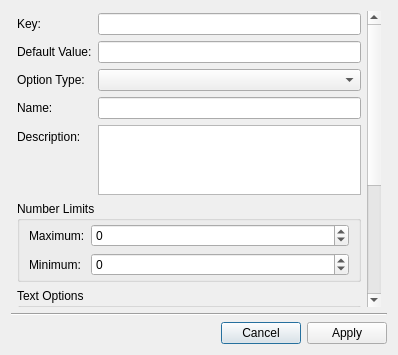
<?xml version="1.0" encoding="UTF-8"?>
<ui version="4.0">
 <class>SConfigDialog</class>
 <widget class="QDialog" name="SConfigDialog">
  <property name="geometry">
   <rect>
    <x>0</x>
    <y>0</y>
    <width>398</width>
    <height>355</height>
   </rect>
  </property>
  <property name="windowTitle">
   <string>Service Configuration Option</string>
  </property>
  <property name="windowIcon">
   <iconset resource="EasyPBI.qrc">
    <normaloff>:/png/icons/EasyPBIicon.png</normaloff>:/png/icons/EasyPBIicon.png</iconset>
  </property>
  <layout class="QGridLayout" name="gridLayout">
   <item row="5" column="1">
    <layout class="QVBoxLayout" name="verticalLayout_3"/>
   </item>
   <item row="7" column="0" colspan="2">
    <layout class="QHBoxLayout" name="horizontalLayout">
     <item>
      <spacer name="horizontalSpacer">
       <property name="orientation">
        <enum>Qt::Horizontal</enum>
       </property>
       <property name="sizeHint" stdset="0">
        <size>
         <width>40</width>
         <height>20</height>
        </size>
       </property>
      </spacer>
     </item>
     <item>
      <widget class="QPushButton" name="push_cancel">
       <property name="text">
        <string>Cancel</string>
       </property>
       <property name="icon">
        <iconset resource="EasyPBI.qrc">
         <normaloff>:/png/icons/cancel.png</normaloff>:/png/icons/cancel.png</iconset>
       </property>
      </widget>
     </item>
     <item>
      <widget class="QPushButton" name="push_apply">
       <property name="text">
        <string>Apply</string>
       </property>
       <property name="icon">
        <iconset resource="EasyPBI.qrc">
         <normaloff>:/png/icons/accept.png</normaloff>:/png/icons/accept.png</iconset>
       </property>
      </widget>
     </item>
    </layout>
   </item>
   <item row="6" column="0" colspan="2">
    <widget class="Line" name="line">
     <property name="orientation">
      <enum>Qt::Horizontal</enum>
     </property>
    </widget>
   </item>
   <item row="0" column="0">
    <widget class="QScrollArea" name="scrollArea">
     <property name="frameShape">
      <enum>QFrame::NoFrame</enum>
     </property>
     <property name="frameShadow">
      <enum>QFrame::Plain</enum>
     </property>
     <property name="lineWidth">
      <number>0</number>
     </property>
     <property name="widgetResizable">
      <bool>true</bool>
     </property>
     <widget class="QWidget" name="scrollAreaWidgetContents">
      <property name="geometry">
       <rect>
        <x>0</x>
        <y>0</y>
        <width>363</width>
        <height>465</height>
       </rect>
      </property>
      <layout class="QFormLayout" name="formLayout">
       <property name="fieldGrowthPolicy">
        <enum>QFormLayout::ExpandingFieldsGrow</enum>
       </property>
       <property name="leftMargin">
        <number>6</number>
       </property>
       <property name="topMargin">
        <number>2</number>
       </property>
       <property name="rightMargin">
        <number>6</number>
       </property>
       <property name="bottomMargin">
        <number>6</number>
       </property>
       <item row="2" column="0">
        <widget class="QLabel" name="label_6">
         <property name="text">
          <string>Option Type:</string>
         </property>
        </widget>
       </item>
       <item row="2" column="1">
        <widget class="QComboBox" name="combo_type">
         <property name="sizePolicy">
          <sizepolicy hsizetype="Expanding" vsizetype="Fixed">
           <horstretch>0</horstretch>
           <verstretch>0</verstretch>
          </sizepolicy>
         </property>
        </widget>
       </item>
       <item row="3" column="0">
        <widget class="QLabel" name="label">
         <property name="text">
          <string>Name:</string>
         </property>
        </widget>
       </item>
       <item row="3" column="1">
        <widget class="QLineEdit" name="line_name">
         <property name="sizePolicy">
          <sizepolicy hsizetype="Expanding" vsizetype="Fixed">
           <horstretch>0</horstretch>
           <verstretch>0</verstretch>
          </sizepolicy>
         </property>
        </widget>
       </item>
       <item row="5" column="0">
        <widget class="QLabel" name="label_2">
         <property name="text">
          <string>Description:</string>
         </property>
        </widget>
       </item>
       <item row="5" column="1">
        <widget class="QPlainTextEdit" name="text_description">
         <property name="sizePolicy">
          <sizepolicy hsizetype="Expanding" vsizetype="Expanding">
           <horstretch>0</horstretch>
           <verstretch>0</verstretch>
          </sizepolicy>
         </property>
        </widget>
       </item>
       <item row="7" column="0" colspan="2">
        <widget class="QGroupBox" name="group_numbers">
         <property name="title">
          <string>Number Limits</string>
         </property>
         <layout class="QFormLayout" name="formLayout_3">
          <property name="topMargin">
           <number>3</number>
          </property>
          <property name="bottomMargin">
           <number>3</number>
          </property>
          <item row="0" column="0">
           <widget class="QLabel" name="label_4">
            <property name="text">
             <string>Maximum:</string>
            </property>
           </widget>
          </item>
          <item row="0" column="1">
           <widget class="QSpinBox" name="spin_max">
            <property name="minimum">
             <number>-100000</number>
            </property>
            <property name="maximum">
             <number>1000000</number>
            </property>
           </widget>
          </item>
          <item row="1" column="0">
           <widget class="QLabel" name="label_5">
            <property name="text">
             <string>Minimum:</string>
            </property>
           </widget>
          </item>
          <item row="1" column="1">
           <widget class="QSpinBox" name="spin_min">
            <property name="minimum">
             <number>-100000</number>
            </property>
            <property name="maximum">
             <number>100000</number>
            </property>
           </widget>
          </item>
         </layout>
        </widget>
       </item>
       <item row="8" column="0" colspan="2">
        <widget class="QGroupBox" name="group_text">
         <property name="title">
          <string>Text Options</string>
         </property>
         <layout class="QFormLayout" name="formLayout_4">
          <property name="topMargin">
           <number>3</number>
          </property>
          <property name="bottomMargin">
           <number>3</number>
          </property>
          <item row="0" column="0">
           <widget class="QLabel" name="label_14">
            <property name="text">
             <string>Max Length:</string>
            </property>
           </widget>
          </item>
          <item row="0" column="1">
           <widget class="QSpinBox" name="spin_maxlen">
            <property name="maximum">
             <number>300</number>
            </property>
            <property name="value">
             <number>25</number>
            </property>
           </widget>
          </item>
          <item row="1" column="1">
           <widget class="QCheckBox" name="check_hidetext">
            <property name="text">
             <string>Hide Text (I.E. passwords)</string>
            </property>
           </widget>
          </item>
         </layout>
        </widget>
       </item>
       <item row="9" column="0" colspan="2">
        <widget class="QGroupBox" name="group_options">
         <property name="title">
          <string>Options List</string>
         </property>
         <layout class="QVBoxLayout" name="verticalLayout">
          <property name="topMargin">
           <number>3</number>
          </property>
          <property name="bottomMargin">
           <number>3</number>
          </property>
          <item>
           <layout class="QHBoxLayout" name="horizontalLayout_3">
            <item>
             <widget class="QToolButton" name="tool_optrem">
              <property name="text">
               <string>...</string>
              </property>
              <property name="icon">
               <iconset resource="EasyPBI.qrc">
                <normaloff>:/png/icons/minus.png</normaloff>:/png/icons/minus.png</iconset>
              </property>
             </widget>
            </item>
            <item>
             <widget class="QToolButton" name="tool_optadd">
              <property name="text">
               <string>...</string>
              </property>
              <property name="icon">
               <iconset resource="EasyPBI.qrc">
                <normaloff>:/png/icons/plus.png</normaloff>:/png/icons/plus.png</iconset>
              </property>
             </widget>
            </item>
            <item>
             <spacer name="horizontalSpacer_2">
              <property name="orientation">
               <enum>Qt::Horizontal</enum>
              </property>
              <property name="sizeType">
               <enum>QSizePolicy::Expanding</enum>
              </property>
              <property name="sizeHint" stdset="0">
               <size>
                <width>40</width>
                <height>20</height>
               </size>
              </property>
             </spacer>
            </item>
            <item>
             <widget class="QToolButton" name="tool_optup">
              <property name="text">
               <string>...</string>
              </property>
              <property name="icon">
               <iconset resource="EasyPBI.qrc">
                <normaloff>:/png/icons/arrow-up.png</normaloff>:/png/icons/arrow-up.png</iconset>
              </property>
             </widget>
            </item>
            <item>
             <widget class="QToolButton" name="tool_optdown">
              <property name="text">
               <string>...</string>
              </property>
              <property name="icon">
               <iconset resource="EasyPBI.qrc">
                <normaloff>:/png/icons/arrow-down.png</normaloff>:/png/icons/arrow-down.png</iconset>
              </property>
             </widget>
            </item>
           </layout>
          </item>
          <item>
           <widget class="QListWidget" name="list_opts">
            <property name="sizePolicy">
             <sizepolicy hsizetype="Preferred" vsizetype="Expanding">
              <horstretch>0</horstretch>
              <verstretch>0</verstretch>
             </sizepolicy>
            </property>
           </widget>
          </item>
         </layout>
        </widget>
       </item>
       <item row="0" column="0">
        <widget class="QLabel" name="label_8">
         <property name="text">
          <string>Key:</string>
         </property>
        </widget>
       </item>
       <item row="0" column="1">
        <widget class="QLineEdit" name="line_key"/>
       </item>
       <item row="1" column="0">
        <widget class="QLabel" name="label_3">
         <property name="text">
          <string>Default Value:</string>
         </property>
        </widget>
       </item>
       <item row="1" column="1">
        <widget class="QLineEdit" name="line_default"/>
       </item>
      </layout>
     </widget>
    </widget>
   </item>
  </layout>
 </widget>
 <resources>
  <include location="EasyPBI.qrc"/>
 </resources>
 <connections/>
</ui>
